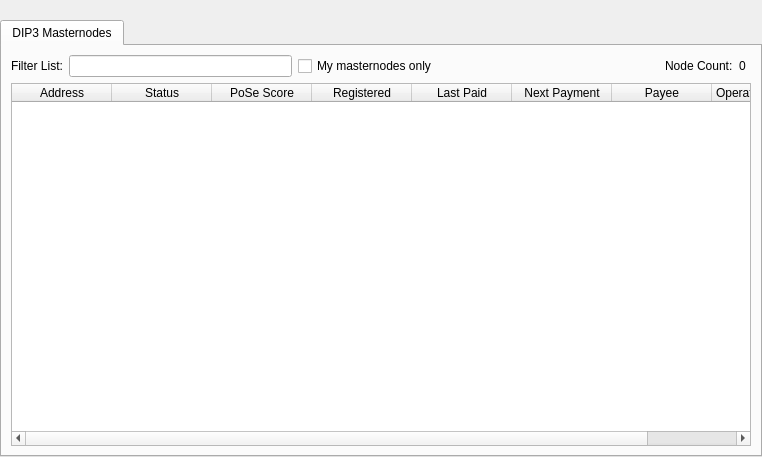
<?xml version="1.0" encoding="UTF-8"?>
<ui version="4.0">
 <class>MasternodeList</class>
 <widget class="QWidget" name="MasternodeList">
  <property name="geometry">
   <rect>
    <x>0</x>
    <y>0</y>
    <width>762</width>
    <height>457</height>
   </rect>
  </property>
  <property name="windowTitle">
   <string>Form</string>
  </property>
  <layout class="QVBoxLayout" name="topLayout">
   <property name="leftMargin">
    <number>0</number>
   </property>
   <property name="topMargin">
    <number>0</number>
   </property>
   <property name="rightMargin">
    <number>0</number>
   </property>
   <property name="bottomMargin">
    <number>0</number>
   </property>
   <item>
    <layout class="QVBoxLayout" name="verticalLayout">
     <property name="bottomMargin">
      <number>0</number>
     </property>
     <item>
      <spacer name="horizontalSpacer0">
       <property name="orientation">
        <enum>Qt::Horizontal</enum>
       </property>
       <property name="sizeHint" stdset="0">
        <size>
         <width>40</width>
         <height>20</height>
        </size>
       </property>
      </spacer>
     </item>
     <item>
      <widget class="QTabWidget" name="tabWidget">
       <property name="tabShape">
        <enum>QTabWidget::Rounded</enum>
       </property>
       <property name="currentIndex">
        <number>1</number>
       </property>
       <widget class="QWidget" name="tabDIP3Masternodes">
        <attribute name="title">
         <string>DIP3 Masternodes</string>
        </attribute>
        <layout class="QGridLayout" name="gridLayout_3">
         <item row="0" column="0">
          <layout class="QHBoxLayout" name="horizontalLayout_4">
           <property name="rightMargin">
            <number>5</number>
           </property>
           <property name="bottomMargin">
            <number>0</number>
           </property>
           <item>
            <widget class="QLabel" name="label_filter_2">
             <property name="text">
              <string>Filter List:</string>
             </property>
            </widget>
           </item>
           <item>
            <widget class="QLineEdit" name="filterLineEditDIP3">
             <property name="toolTip">
              <string>Filter masternode list</string>
             </property>
             <property name="class" stdset="0">
              <string>LineEditSmall</string>
             </property>
            </widget>
           </item>
           <item>
            <widget class="QCheckBox" name="checkBoxMyMasternodesOnly">
             <property name="toolTip">
              <string>Show only masternodes this wallet has keys for.</string>
             </property>
             <property name="text">
              <string>My masternodes only</string>
             </property>
            </widget>
           </item>
           <item>
            <spacer name="horizontalSpacer_4">
             <property name="orientation">
              <enum>Qt::Horizontal</enum>
             </property>
             <property name="sizeHint" stdset="0">
              <size>
               <width>10</width>
               <height>20</height>
              </size>
             </property>
            </spacer>
           </item>
           <item>
            <widget class="QLabel" name="label_count_2">
             <property name="text">
              <string>Node Count:</string>
             </property>
            </widget>
           </item>
           <item>
            <widget class="QLabel" name="countLabelDIP3">
             <property name="text">
              <string>0</string>
             </property>
            </widget>
           </item>
          </layout>
         </item>
         <item row="1" column="0">
          <widget class="QTableWidget" name="tableWidgetMasternodesDIP3">
           <property name="editTriggers">
            <set>QAbstractItemView::NoEditTriggers</set>
           </property>
           <property name="alternatingRowColors">
            <bool>true</bool>
           </property>
           <property name="selectionMode">
            <enum>QAbstractItemView::SingleSelection</enum>
           </property>
           <property name="selectionBehavior">
            <enum>QAbstractItemView::SelectRows</enum>
           </property>
           <property name="sortingEnabled">
            <bool>true</bool>
           </property>
           <attribute name="horizontalHeaderStretchLastSection">
            <bool>true</bool>
           </attribute>
           <column>
            <property name="text">
             <string>Address</string>
            </property>
           </column>
           <column>
            <property name="text">
             <string>Status</string>
            </property>
           </column>
           <column>
            <property name="text">
             <string>PoSe Score</string>
            </property>
           </column>
           <column>
            <property name="text">
             <string>Registered</string>
            </property>
           </column>
           <column>
            <property name="text">
             <string>Last Paid</string>
            </property>
           </column>
           <column>
            <property name="text">
             <string>Next Payment</string>
            </property>
           </column>
           <column>
            <property name="text">
             <string>Payee</string>
            </property>
           </column>
           <column>
            <property name="text">
             <string>Operator Reward</string>
            </property>
           </column>
          </widget>
         </item>
        </layout>
       </widget>
      </widget>
     </item>
    </layout>
   </item>
  </layout>
 </widget>
 <resources/>
 <connections/>
</ui>
